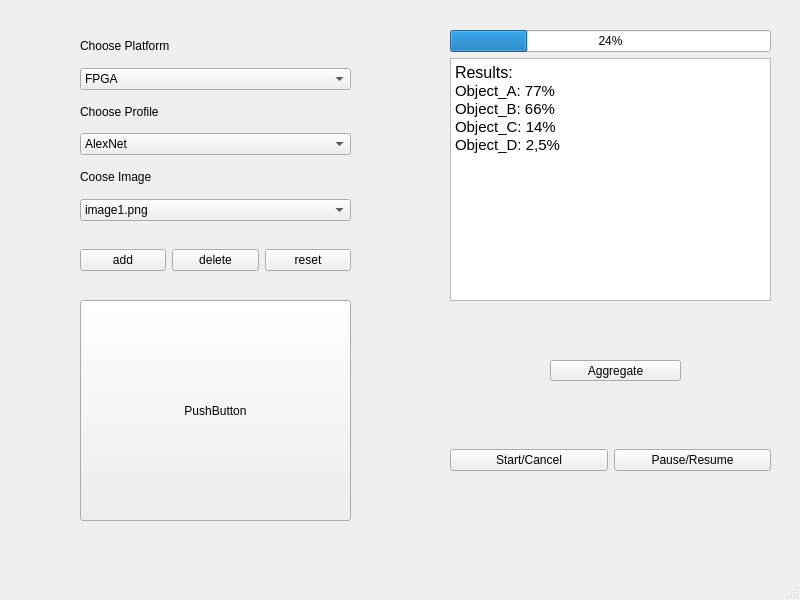
<?xml version="1.0" encoding="UTF-8"?>
<ui version="4.0">
 <class>HePics</class>
 <widget class="QMainWindow" name="HePics">
  <property name="geometry">
   <rect>
    <x>0</x>
    <y>0</y>
    <width>800</width>
    <height>600</height>
   </rect>
  </property>
  <property name="windowTitle">
   <string notr="true">HePics</string>
  </property>
  <widget class="QWidget" name="centralwidget">
   <widget class="QWidget" name="verticalLayoutWidget">
    <property name="geometry">
     <rect>
      <x>80</x>
      <y>30</y>
      <width>271</width>
      <height>191</height>
     </rect>
    </property>
    <layout class="QVBoxLayout" name="verticalLayout">
     <item>
      <widget class="QLabel" name="label_2">
       <property name="text">
        <string>Choose Platform</string>
       </property>
      </widget>
     </item>
     <item>
      <widget class="QComboBox" name="choose_platform">
       <property name="editable">
        <bool>false</bool>
       </property>
       <property name="currentText">
        <string>FPGA</string>
       </property>
       <item>
        <property name="text">
         <string>FPGA</string>
        </property>
       </item>
       <item>
        <property name="text">
         <string>CPU</string>
        </property>
       </item>
       <item>
        <property name="text">
         <string>GPU</string>
        </property>
       </item>
      </widget>
     </item>
     <item>
      <widget class="QLabel" name="label_3">
       <property name="text">
        <string>Choose Profile</string>
       </property>
      </widget>
     </item>
     <item>
      <widget class="QComboBox" name="choose_platform_2">
       <property name="editable">
        <bool>false</bool>
       </property>
       <property name="currentText">
        <string>AlexNet</string>
       </property>
       <item>
        <property name="text">
         <string>AlexNet</string>
        </property>
       </item>
       <item>
        <property name="text">
         <string>GoogleNet</string>
        </property>
       </item>
      </widget>
     </item>
     <item>
      <widget class="QLabel" name="label_4">
       <property name="text">
        <string>Coose Image</string>
       </property>
      </widget>
     </item>
     <item>
      <widget class="QComboBox" name="choose_platform_3">
       <property name="editable">
        <bool>false</bool>
       </property>
       <property name="currentText">
        <string>image1.png</string>
       </property>
       <item>
        <property name="text">
         <string>image1.png</string>
        </property>
       </item>
       <item>
        <property name="text">
         <string>image2.jpg</string>
        </property>
       </item>
       <item>
        <property name="text">
         <string>image3.png</string>
        </property>
       </item>
       <item>
        <property name="text">
         <string>image4.png</string>
        </property>
       </item>
       <item>
        <property name="text">
         <string>image5.jpg</string>
        </property>
       </item>
       <item>
        <property name="text">
         <string>image6.png</string>
        </property>
       </item>
      </widget>
     </item>
    </layout>
   </widget>
   <widget class="QWidget" name="horizontalLayoutWidget">
    <property name="geometry">
     <rect>
      <x>80</x>
      <y>220</y>
      <width>271</width>
      <height>80</height>
     </rect>
    </property>
    <layout class="QHBoxLayout" name="horizontalLayout">
     <item>
      <widget class="QPushButton" name="pushButton_3">
       <property name="text">
        <string>add</string>
       </property>
      </widget>
     </item>
     <item>
      <widget class="QPushButton" name="pushButton_2">
       <property name="text">
        <string>delete</string>
       </property>
      </widget>
     </item>
     <item>
      <widget class="QPushButton" name="pushButton">
       <property name="text">
        <string>reset</string>
       </property>
      </widget>
     </item>
    </layout>
   </widget>
   <widget class="QPushButton" name="pushButton_4">
    <property name="geometry">
     <rect>
      <x>80</x>
      <y>300</y>
      <width>271</width>
      <height>221</height>
     </rect>
    </property>
    <property name="text">
     <string>PushButton</string>
    </property>
   </widget>
   <widget class="QWidget" name="horizontalLayoutWidget_2">
    <property name="geometry">
     <rect>
      <x>450</x>
      <y>400</y>
      <width>321</width>
      <height>121</height>
     </rect>
    </property>
    <layout class="QHBoxLayout" name="horizontalLayout_2">
     <item>
      <widget class="QPushButton" name="pushButton_5">
       <property name="text">
        <string>Start/Cancel</string>
       </property>
      </widget>
     </item>
     <item>
      <widget class="QPushButton" name="pushButton_6">
       <property name="text">
        <string>Pause/Resume</string>
       </property>
      </widget>
     </item>
    </layout>
   </widget>
   <widget class="QPushButton" name="pushButton_7">
    <property name="geometry">
     <rect>
      <x>550</x>
      <y>360</y>
      <width>131</width>
      <height>21</height>
     </rect>
    </property>
    <property name="text">
     <string>Aggregate</string>
    </property>
   </widget>
   <widget class="QLabel" name="label">
    <property name="geometry">
     <rect>
      <x>80</x>
      <y>300</y>
      <width>271</width>
      <height>221</height>
     </rect>
    </property>
    <property name="text">
     <string/>
    </property>
    <property name="pixmap">
     <pixmap resource="test.qrc">:/test/clipart-tiger-reading-7.jpg</pixmap>
    </property>
    <property name="scaledContents">
     <bool>true</bool>
    </property>
   </widget>
   <widget class="QWidget" name="verticalLayoutWidget_2">
    <property name="geometry">
     <rect>
      <x>450</x>
      <y>30</y>
      <width>321</width>
      <height>271</height>
     </rect>
    </property>
    <layout class="QVBoxLayout" name="verticalLayout_2">
     <item>
      <widget class="QProgressBar" name="progressBar">
       <property name="value">
        <number>24</number>
       </property>
      </widget>
     </item>
     <item>
      <widget class="QTextBrowser" name="textBrowser">
       <property name="html">
        <string>&lt;!DOCTYPE HTML PUBLIC &quot;-//W3C//DTD HTML 4.0//EN&quot; &quot;http://www.w3.org/TR/REC-html40/strict.dtd&quot;&gt;
&lt;html&gt;&lt;head&gt;&lt;meta name=&quot;qrichtext&quot; content=&quot;1&quot; /&gt;&lt;style type=&quot;text/css&quot;&gt;
p, li { white-space: pre-wrap; }
&lt;/style&gt;&lt;/head&gt;&lt;body style=&quot; font-family:'MS Shell Dlg 2'; font-size:8.25pt; font-weight:400; font-style:normal;&quot;&gt;
&lt;p style=&quot; margin-top:0px; margin-bottom:0px; margin-left:0px; margin-right:0px; -qt-block-indent:0; text-indent:0px;&quot;&gt;&lt;span style=&quot; font-size:12pt;&quot;&gt;Results:&lt;/span&gt;&lt;/p&gt;
&lt;p style=&quot; margin-top:0px; margin-bottom:0px; margin-left:0px; margin-right:0px; -qt-block-indent:0; text-indent:0px;&quot;&gt;&lt;span style=&quot; font-size:11pt;&quot;&gt;Object_A: 77%&lt;/span&gt;&lt;/p&gt;
&lt;p style=&quot; margin-top:0px; margin-bottom:0px; margin-left:0px; margin-right:0px; -qt-block-indent:0; text-indent:0px;&quot;&gt;&lt;span style=&quot; font-size:11pt;&quot;&gt;Object_B: 66%&lt;/span&gt;&lt;/p&gt;
&lt;p style=&quot; margin-top:0px; margin-bottom:0px; margin-left:0px; margin-right:0px; -qt-block-indent:0; text-indent:0px;&quot;&gt;&lt;span style=&quot; font-size:11pt;&quot;&gt;Object_C: 14%&lt;/span&gt;&lt;/p&gt;
&lt;p style=&quot; margin-top:0px; margin-bottom:0px; margin-left:0px; margin-right:0px; -qt-block-indent:0; text-indent:0px;&quot;&gt;&lt;span style=&quot; font-size:11pt;&quot;&gt;Object_D: 2,5%&lt;/span&gt;&lt;/p&gt;&lt;/body&gt;&lt;/html&gt;</string>
       </property>
      </widget>
     </item>
    </layout>
   </widget>
  </widget>
  <widget class="QMenuBar" name="menubar">
   <property name="geometry">
    <rect>
     <x>0</x>
     <y>0</y>
     <width>800</width>
     <height>21</height>
    </rect>
   </property>
  </widget>
  <widget class="QStatusBar" name="statusbar"/>
 </widget>
 <resources>
  <include location="test.qrc"/>
 </resources>
 <connections/>
</ui>
